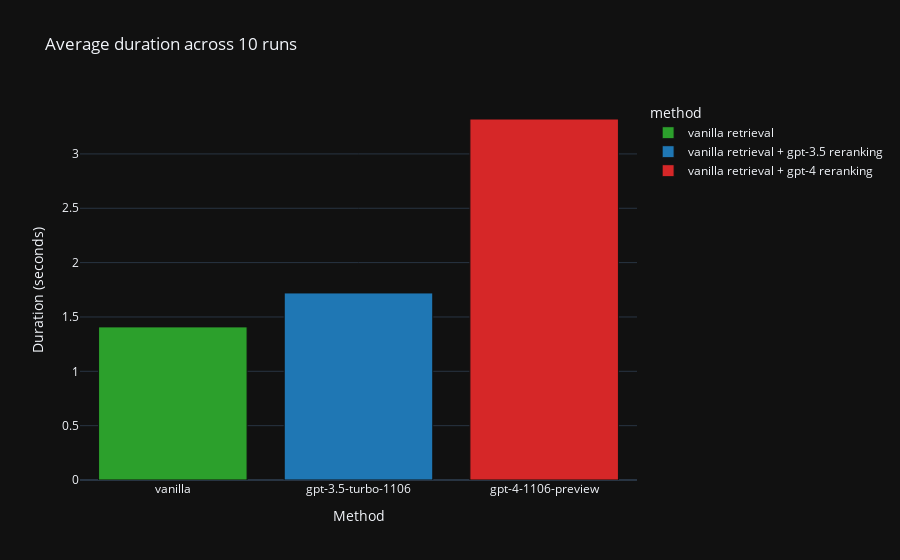

Here is the notebook cell this chart was saved with:
### Markdown cell above
Plot of average duration

### Code cell
import pandas as pd
import plotly.express as px


# Create a bar plot for duration with specified colors
fig = px.bar(df, x='method', y='duration', color='method',
             title='Average duration across 10 runs',
             color_discrete_map=color_map)

# Customize axis labels and apply dark theme
fig.update_xaxes(title_text='Method')
fig.update_yaxes(title_text='Duration (seconds)')
fig.update_layout(template='plotly_dark')

# Make the bars thinner
fig.update_traces(marker=dict(line=dict(width=1)))

# Update legend names
legend_names = {'vanilla': 'vanilla retrieval', 'gpt-3.5-turbo-1106': 'vanilla retrieval + gpt-3.5 reranking', 'gpt-4-1106-preview': 'vanilla retrieval + gpt-4 reranking'}
for trace in fig.data:
    trace.name = legend_names.get(trace.name, trace.name)


# Show the plot
fig.show()

### Figure 1 — Plotly figure (JSON) as saved in the notebook; plotly's stock layout.template omitted (floating-point values rounded to 4 significant figures)
{"data": [{"alignmentgroup": "True", "hovertemplate": "method=%{x}<br>duration=%{y}<extra></extra>", "legendgroup": "vanilla", "marker": {"color": "#2ca02c", "line": {"width": 1}, "pattern": {"shape": ""}}, "name": "vanilla retrieval", "offsetgroup": "vanilla", "orientation": "v", "showlegend": true, "textposition": "auto", "type": "bar", "x": ["vanilla"], "xaxis": "x", "y": [1.409], "yaxis": "y"}, {"alignmentgroup": "True", "hovertemplate": "method=%{x}<br>duration=%{y}<extra></extra>", "legendgroup": "gpt-3.5-turbo-1106", "marker": {"color": "#1f77b4", "line": {"width": 1}, "pattern": {"shape": ""}}, "name": "vanilla retrieval + gpt-3.5 reranking", "offsetgroup": "gpt-3.5-turbo-1106", "orientation": "v", "showlegend": true, "textposition": "auto", "type": "bar", "x": ["gpt-3.5-turbo-1106"], "xaxis": "x", "y": [1.721], "yaxis": "y"}, {"alignmentgroup": "True", "hovertemplate": "method=%{x}<br>duration=%{y}<extra></extra>", "legendgroup": "gpt-4-1106-preview", "marker": {"color": "#d62728", "line": {"width": 1}, "pattern": {"shape": ""}}, "name": "vanilla retrieval + gpt-4 reranking", "offsetgroup": "gpt-4-1106-preview", "orientation": "v", "showlegend": true, "textposition": "auto", "type": "bar", "x": ["gpt-4-1106-preview"], "xaxis": "x", "y": [3.321], "yaxis": "y"}], "layout": {"barmode": "relative", "legend": {"title": {"text": "method"}, "tracegroupgap": 0}, "title": {"text": "Average duration across 10 runs"}, "xaxis": {"anchor": "y", "categoryarray": ["vanilla", "gpt-3.5-turbo-1106", "gpt-4-1106-preview"], "categoryorder": "array", "domain": [0, 1], "title": {"text": "Method"}}, "yaxis": {"anchor": "x", "domain": [0, 1], "title": {"text": "Duration (seconds)"}}}}
